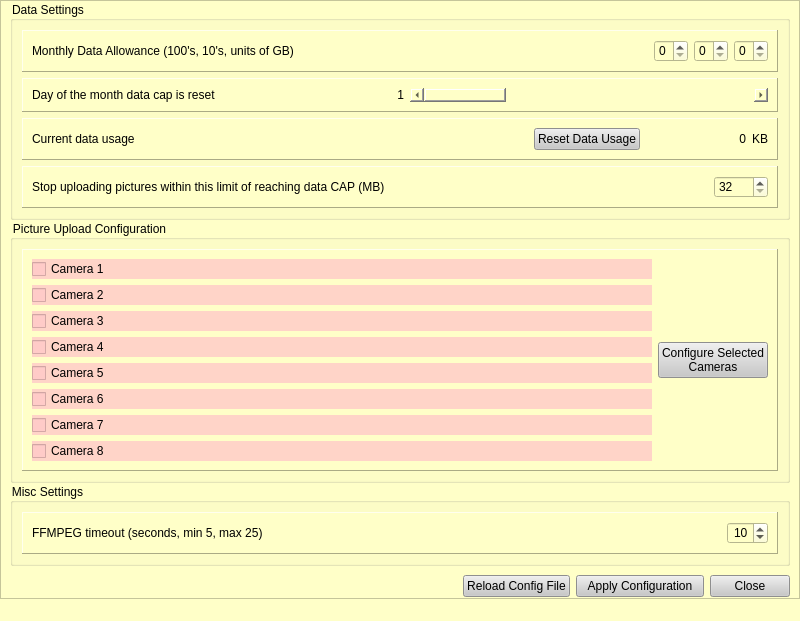
<?xml version="1.0" encoding="UTF-8"?>
<ui version="4.0">
 <class>MainWindow</class>
 <widget class="QMainWindow" name="MainWindow">
  <property name="geometry">
   <rect>
    <x>0</x>
    <y>0</y>
    <width>800</width>
    <height>621</height>
   </rect>
  </property>
  <property name="sizePolicy">
   <sizepolicy hsizetype="Preferred" vsizetype="Minimum">
    <horstretch>0</horstretch>
    <verstretch>0</verstretch>
   </sizepolicy>
  </property>
  <property name="minimumSize">
   <size>
    <width>0</width>
    <height>0</height>
   </size>
  </property>
  <property name="maximumSize">
   <size>
    <width>800</width>
    <height>621</height>
   </size>
  </property>
  <property name="baseSize">
   <size>
    <width>0</width>
    <height>0</height>
   </size>
  </property>
  <property name="windowTitle">
   <string>Watch Out! Configurator</string>
  </property>
  <property name="styleSheet">
   <string notr="true">background-color: rgb(255, 255, 200);</string>
  </property>
  <widget class="QWidget" name="centralwidget">
   <property name="sizePolicy">
    <sizepolicy hsizetype="Preferred" vsizetype="Minimum">
     <horstretch>0</horstretch>
     <verstretch>0</verstretch>
    </sizepolicy>
   </property>
   <property name="minimumSize">
    <size>
     <width>0</width>
     <height>0</height>
    </size>
   </property>
   <property name="maximumSize">
    <size>
     <width>16777215</width>
     <height>16777215</height>
    </size>
   </property>
   <layout class="QVBoxLayout" name="verticalLayout_2">
    <property name="spacing">
     <number>0</number>
    </property>
    <property name="sizeConstraint">
     <enum>QLayout::SetDefaultConstraint</enum>
    </property>
    <property name="leftMargin">
     <number>0</number>
    </property>
    <property name="topMargin">
     <number>0</number>
    </property>
    <property name="rightMargin">
     <number>0</number>
    </property>
    <property name="bottomMargin">
     <number>0</number>
    </property>
    <item>
     <widget class="QFrame" name="frameMain">
      <property name="sizePolicy">
       <sizepolicy hsizetype="Preferred" vsizetype="Minimum">
        <horstretch>0</horstretch>
        <verstretch>0</verstretch>
       </sizepolicy>
      </property>
      <property name="minimumSize">
       <size>
        <width>0</width>
        <height>0</height>
       </size>
      </property>
      <property name="maximumSize">
       <size>
        <width>16777215</width>
        <height>16777215</height>
       </size>
      </property>
      <property name="frameShape">
       <enum>QFrame::StyledPanel</enum>
      </property>
      <property name="frameShadow">
       <enum>QFrame::Raised</enum>
      </property>
      <layout class="QVBoxLayout" name="verticalLayout">
       <property name="spacing">
        <number>0</number>
       </property>
       <property name="sizeConstraint">
        <enum>QLayout::SetDefaultConstraint</enum>
       </property>
       <property name="topMargin">
        <number>0</number>
       </property>
       <property name="bottomMargin">
        <number>0</number>
       </property>
       <item>
        <widget class="QGroupBox" name="groupBox_data_settings">
         <property name="sizePolicy">
          <sizepolicy hsizetype="Preferred" vsizetype="Fixed">
           <horstretch>0</horstretch>
           <verstretch>0</verstretch>
          </sizepolicy>
         </property>
         <property name="styleSheet">
          <string notr="true"/>
         </property>
         <property name="title">
          <string>Data Settings</string>
         </property>
         <layout class="QVBoxLayout" name="verticalLayout_11">
          <item>
           <widget class="QFrame" name="frameMonthlyAllowance">
            <property name="sizePolicy">
             <sizepolicy hsizetype="Preferred" vsizetype="Fixed">
              <horstretch>0</horstretch>
              <verstretch>0</verstretch>
             </sizepolicy>
            </property>
            <property name="frameShape">
             <enum>QFrame::Panel</enum>
            </property>
            <property name="frameShadow">
             <enum>QFrame::Raised</enum>
            </property>
            <layout class="QVBoxLayout" name="verticalLayout_8">
             <item>
              <layout class="QHBoxLayout" name="horizontalLayout_monthly_data_allowance_gb">
               <property name="sizeConstraint">
                <enum>QLayout::SetFixedSize</enum>
               </property>
               <item>
                <widget class="QLabel" name="label_monthly_data_allowance_gb">
                 <property name="sizePolicy">
                  <sizepolicy hsizetype="Preferred" vsizetype="Fixed">
                   <horstretch>0</horstretch>
                   <verstretch>0</verstretch>
                  </sizepolicy>
                 </property>
                 <property name="layoutDirection">
                  <enum>Qt::LeftToRight</enum>
                 </property>
                 <property name="text">
                  <string>Monthly Data Allowance (100's, 10's, units of GB)</string>
                 </property>
                </widget>
               </item>
               <item>
                <widget class="QSpinBox" name="spinBox_data_allowance_gb_x_100">
                 <property name="sizePolicy">
                  <sizepolicy hsizetype="Fixed" vsizetype="Fixed">
                   <horstretch>0</horstretch>
                   <verstretch>0</verstretch>
                  </sizepolicy>
                 </property>
                 <property name="maximum">
                  <number>9</number>
                 </property>
                </widget>
               </item>
               <item>
                <widget class="QSpinBox" name="spinBox_data_allowance_gb_x_10">
                 <property name="sizePolicy">
                  <sizepolicy hsizetype="Fixed" vsizetype="Fixed">
                   <horstretch>0</horstretch>
                   <verstretch>0</verstretch>
                  </sizepolicy>
                 </property>
                 <property name="maximum">
                  <number>9</number>
                 </property>
                </widget>
               </item>
               <item>
                <widget class="QSpinBox" name="spinBox_data_allowance_gb_x_1">
                 <property name="sizePolicy">
                  <sizepolicy hsizetype="Fixed" vsizetype="Fixed">
                   <horstretch>0</horstretch>
                   <verstretch>0</verstretch>
                  </sizepolicy>
                 </property>
                 <property name="maximum">
                  <number>9</number>
                 </property>
                </widget>
               </item>
              </layout>
             </item>
            </layout>
           </widget>
          </item>
          <item>
           <widget class="QFrame" name="frameDataCapResetDayOfMonth">
            <property name="sizePolicy">
             <sizepolicy hsizetype="Preferred" vsizetype="Fixed">
              <horstretch>0</horstretch>
              <verstretch>0</verstretch>
             </sizepolicy>
            </property>
            <property name="frameShape">
             <enum>QFrame::Panel</enum>
            </property>
            <property name="frameShadow">
             <enum>QFrame::Raised</enum>
            </property>
            <layout class="QVBoxLayout" name="verticalLayout_10">
             <item>
              <layout class="QHBoxLayout" name="horizontalLayout_data_cap_reset">
               <item>
                <widget class="QLabel" name="label_day_of_month_data_cap_reset">
                 <property name="frameShape">
                  <enum>QFrame::NoFrame</enum>
                 </property>
                 <property name="text">
                  <string>Day of the month data cap is reset</string>
                 </property>
                </widget>
               </item>
               <item>
                <widget class="QLabel" name="label_day_of_month_data_cap_reset_live_value">
                 <property name="sizePolicy">
                  <sizepolicy hsizetype="Fixed" vsizetype="Preferred">
                   <horstretch>0</horstretch>
                   <verstretch>0</verstretch>
                  </sizepolicy>
                 </property>
                 <property name="text">
                  <string>1</string>
                 </property>
                 <property name="alignment">
                  <set>Qt::AlignRight|Qt::AlignTrailing|Qt::AlignVCenter</set>
                 </property>
                </widget>
               </item>
               <item>
                <widget class="QScrollBar" name="horizontalScrollBar_day_of_month_data_cap_reset">
                 <property name="styleSheet">
                  <string notr="true">border-color: rgb(0, 0, 0);</string>
                 </property>
                 <property name="minimum">
                  <number>1</number>
                 </property>
                 <property name="maximum">
                  <number>31</number>
                 </property>
                 <property name="orientation">
                  <enum>Qt::Horizontal</enum>
                 </property>
                 <property name="invertedAppearance">
                  <bool>false</bool>
                 </property>
                </widget>
               </item>
              </layout>
             </item>
            </layout>
           </widget>
          </item>
          <item>
           <widget class="QFrame" name="frameDataUsage">
            <property name="sizePolicy">
             <sizepolicy hsizetype="Preferred" vsizetype="Fixed">
              <horstretch>0</horstretch>
              <verstretch>0</verstretch>
             </sizepolicy>
            </property>
            <property name="frameShape">
             <enum>QFrame::Panel</enum>
            </property>
            <property name="frameShadow">
             <enum>QFrame::Raised</enum>
            </property>
            <layout class="QVBoxLayout" name="verticalLayout_12">
             <item>
              <layout class="QHBoxLayout" name="horizontalLayoutDataUsage">
               <item>
                <widget class="QLabel" name="label_current_data_usage">
                 <property name="text">
                  <string>Current data usage</string>
                 </property>
                </widget>
               </item>
               <item>
                <widget class="QPushButton" name="pushButton_reset_data_usage">
                 <property name="sizePolicy">
                  <sizepolicy hsizetype="Fixed" vsizetype="Fixed">
                   <horstretch>0</horstretch>
                   <verstretch>0</verstretch>
                  </sizepolicy>
                 </property>
                 <property name="styleSheet">
                  <string notr="true">background-color: rgb(200, 200, 200);</string>
                 </property>
                 <property name="text">
                  <string>Reset Data Usage</string>
                 </property>
                </widget>
               </item>
               <item>
                <widget class="QLabel" name="label_data_usage_value">
                 <property name="sizePolicy">
                  <sizepolicy hsizetype="Fixed" vsizetype="Preferred">
                   <horstretch>0</horstretch>
                   <verstretch>0</verstretch>
                  </sizepolicy>
                 </property>
                 <property name="minimumSize">
                  <size>
                   <width>100</width>
                   <height>0</height>
                  </size>
                 </property>
                 <property name="maximumSize">
                  <size>
                   <width>16777215</width>
                   <height>16777215</height>
                  </size>
                 </property>
                 <property name="text">
                  <string>0</string>
                 </property>
                 <property name="alignment">
                  <set>Qt::AlignRight|Qt::AlignTrailing|Qt::AlignVCenter</set>
                 </property>
                </widget>
               </item>
               <item>
                <widget class="QLabel" name="labelDataUsageKb">
                 <property name="sizePolicy">
                  <sizepolicy hsizetype="Fixed" vsizetype="Preferred">
                   <horstretch>0</horstretch>
                   <verstretch>0</verstretch>
                  </sizepolicy>
                 </property>
                 <property name="text">
                  <string>KB</string>
                 </property>
                </widget>
               </item>
              </layout>
             </item>
            </layout>
           </widget>
          </item>
          <item>
           <widget class="QFrame" name="frameUploadStopMargin">
            <property name="sizePolicy">
             <sizepolicy hsizetype="Preferred" vsizetype="Fixed">
              <horstretch>0</horstretch>
              <verstretch>0</verstretch>
             </sizepolicy>
            </property>
            <property name="frameShape">
             <enum>QFrame::Panel</enum>
            </property>
            <property name="frameShadow">
             <enum>QFrame::Raised</enum>
            </property>
            <layout class="QVBoxLayout" name="verticalLayout_13">
             <item>
              <layout class="QHBoxLayout" name="horizontalLayout_upload_stop_margin">
               <item>
                <widget class="QLabel" name="label_upload_stop_margin_blocks_32MB">
                 <property name="text">
                  <string>Stop uploading pictures within this limit of reaching data CAP (MB)</string>
                 </property>
                </widget>
               </item>
               <item>
                <widget class="QSpinBox" name="spinBox_upload_stop_margin_MB">
                 <property name="sizePolicy">
                  <sizepolicy hsizetype="Fixed" vsizetype="Fixed">
                   <horstretch>0</horstretch>
                   <verstretch>0</verstretch>
                  </sizepolicy>
                 </property>
                 <property name="minimum">
                  <number>32</number>
                 </property>
                 <property name="maximum">
                  <number>1024</number>
                 </property>
                 <property name="singleStep">
                  <number>32</number>
                 </property>
                </widget>
               </item>
              </layout>
             </item>
            </layout>
           </widget>
          </item>
         </layout>
        </widget>
       </item>
       <item>
        <widget class="QGroupBox" name="groupBoxPictureUploadConfiguration">
         <property name="sizePolicy">
          <sizepolicy hsizetype="Preferred" vsizetype="Fixed">
           <horstretch>0</horstretch>
           <verstretch>0</verstretch>
          </sizepolicy>
         </property>
         <property name="title">
          <string>Picture Upload Configuration</string>
         </property>
         <layout class="QVBoxLayout" name="verticalLayout_5">
          <item>
           <widget class="QFrame" name="framePictureUploadConfiguration">
            <property name="sizePolicy">
             <sizepolicy hsizetype="Preferred" vsizetype="Fixed">
              <horstretch>0</horstretch>
              <verstretch>0</verstretch>
             </sizepolicy>
            </property>
            <property name="frameShape">
             <enum>QFrame::Panel</enum>
            </property>
            <property name="frameShadow">
             <enum>QFrame::Raised</enum>
            </property>
            <layout class="QVBoxLayout" name="verticalLayout_3">
             <item>
              <layout class="QHBoxLayout" name="horizontalLayoutCameraConfiguration">
               <item>
                <layout class="QVBoxLayout" name="verticalLayoutCameraConfiguration">
                 <item>
                  <layout class="QHBoxLayout" name="horizontalLayoutCam1">
                   <item>
                    <widget class="QCheckBox" name="checkBoxCam1">
                     <property name="sizePolicy">
                      <sizepolicy hsizetype="Preferred" vsizetype="Fixed">
                       <horstretch>0</horstretch>
                       <verstretch>0</verstretch>
                      </sizepolicy>
                     </property>
                     <property name="styleSheet">
                      <string notr="true">background-color: rgba(255, 200, 200, 200);</string>
                     </property>
                     <property name="text">
                      <string>Camera 1</string>
                     </property>
                    </widget>
                   </item>
                  </layout>
                 </item>
                 <item>
                  <layout class="QHBoxLayout" name="horizontalLayoutCam2">
                   <item>
                    <widget class="QCheckBox" name="checkBoxCam2">
                     <property name="sizePolicy">
                      <sizepolicy hsizetype="Preferred" vsizetype="Fixed">
                       <horstretch>0</horstretch>
                       <verstretch>0</verstretch>
                      </sizepolicy>
                     </property>
                     <property name="styleSheet">
                      <string notr="true">background-color: rgba(255, 200, 200, 200);</string>
                     </property>
                     <property name="text">
                      <string>Camera 2</string>
                     </property>
                    </widget>
                   </item>
                  </layout>
                 </item>
                 <item>
                  <layout class="QHBoxLayout" name="horizontalLayoutCam3">
                   <item>
                    <widget class="QCheckBox" name="checkBoxCam3">
                     <property name="sizePolicy">
                      <sizepolicy hsizetype="Preferred" vsizetype="Fixed">
                       <horstretch>0</horstretch>
                       <verstretch>0</verstretch>
                      </sizepolicy>
                     </property>
                     <property name="styleSheet">
                      <string notr="true">background-color: rgba(255, 200, 200, 200);</string>
                     </property>
                     <property name="text">
                      <string>Camera 3</string>
                     </property>
                    </widget>
                   </item>
                  </layout>
                 </item>
                 <item>
                  <layout class="QHBoxLayout" name="horizontalLayoutCam4">
                   <item>
                    <widget class="QCheckBox" name="checkBoxCam4">
                     <property name="sizePolicy">
                      <sizepolicy hsizetype="Preferred" vsizetype="Fixed">
                       <horstretch>0</horstretch>
                       <verstretch>0</verstretch>
                      </sizepolicy>
                     </property>
                     <property name="styleSheet">
                      <string notr="true">background-color: rgba(255, 200, 200, 200);</string>
                     </property>
                     <property name="text">
                      <string>Camera 4</string>
                     </property>
                    </widget>
                   </item>
                  </layout>
                 </item>
                 <item>
                  <layout class="QHBoxLayout" name="horizontalLayoutCam5">
                   <item>
                    <widget class="QCheckBox" name="checkBoxCam5">
                     <property name="sizePolicy">
                      <sizepolicy hsizetype="Preferred" vsizetype="Fixed">
                       <horstretch>0</horstretch>
                       <verstretch>0</verstretch>
                      </sizepolicy>
                     </property>
                     <property name="styleSheet">
                      <string notr="true">background-color: rgba(255, 200, 200, 200);</string>
                     </property>
                     <property name="text">
                      <string>Camera 5</string>
                     </property>
                    </widget>
                   </item>
                  </layout>
                 </item>
                 <item>
                  <layout class="QHBoxLayout" name="horizontalLayoutCam6">
                   <item>
                    <widget class="QCheckBox" name="checkBoxCam6">
                     <property name="sizePolicy">
                      <sizepolicy hsizetype="Preferred" vsizetype="Fixed">
                       <horstretch>0</horstretch>
                       <verstretch>0</verstretch>
                      </sizepolicy>
                     </property>
                     <property name="styleSheet">
                      <string notr="true">background-color: rgba(255, 200, 200, 200);</string>
                     </property>
                     <property name="text">
                      <string>Camera 6</string>
                     </property>
                    </widget>
                   </item>
                  </layout>
                 </item>
                 <item>
                  <layout class="QHBoxLayout" name="horizontalLayoutCam7">
                   <item>
                    <widget class="QCheckBox" name="checkBoxCam7">
                     <property name="sizePolicy">
                      <sizepolicy hsizetype="Preferred" vsizetype="Fixed">
                       <horstretch>0</horstretch>
                       <verstretch>0</verstretch>
                      </sizepolicy>
                     </property>
                     <property name="styleSheet">
                      <string notr="true">background-color: rgba(255, 200, 200, 200);</string>
                     </property>
                     <property name="text">
                      <string>Camera 7</string>
                     </property>
                    </widget>
                   </item>
                  </layout>
                 </item>
                 <item>
                  <layout class="QHBoxLayout" name="horizontalLayoutCam8">
                   <item>
                    <widget class="QCheckBox" name="checkBoxCam8">
                     <property name="sizePolicy">
                      <sizepolicy hsizetype="Preferred" vsizetype="Fixed">
                       <horstretch>0</horstretch>
                       <verstretch>0</verstretch>
                      </sizepolicy>
                     </property>
                     <property name="styleSheet">
                      <string notr="true">background-color: rgba(255, 200, 200, 200);</string>
                     </property>
                     <property name="text">
                      <string>Camera 8</string>
                     </property>
                    </widget>
                   </item>
                  </layout>
                 </item>
                </layout>
               </item>
               <item>
                <widget class="QPushButton" name="pushButtonConfigureCameras">
                 <property name="sizePolicy">
                  <sizepolicy hsizetype="Fixed" vsizetype="Fixed">
                   <horstretch>0</horstretch>
                   <verstretch>0</verstretch>
                  </sizepolicy>
                 </property>
                 <property name="styleSheet">
                  <string notr="true">background-color: rgb(200, 200, 200);</string>
                 </property>
                 <property name="text">
                  <string>Configure Selected
Cameras</string>
                 </property>
                </widget>
               </item>
              </layout>
             </item>
            </layout>
           </widget>
          </item>
         </layout>
        </widget>
       </item>
       <item>
        <widget class="QGroupBox" name="groupBox_misc">
         <property name="sizePolicy">
          <sizepolicy hsizetype="Preferred" vsizetype="Fixed">
           <horstretch>0</horstretch>
           <verstretch>0</verstretch>
          </sizepolicy>
         </property>
         <property name="title">
          <string>Misc Settings</string>
         </property>
         <layout class="QVBoxLayout" name="verticalLayout_6">
          <item>
           <widget class="QFrame" name="frameMisc">
            <property name="sizePolicy">
             <sizepolicy hsizetype="Preferred" vsizetype="Fixed">
              <horstretch>0</horstretch>
              <verstretch>0</verstretch>
             </sizepolicy>
            </property>
            <property name="frameShape">
             <enum>QFrame::Panel</enum>
            </property>
            <property name="frameShadow">
             <enum>QFrame::Raised</enum>
            </property>
            <layout class="QVBoxLayout" name="verticalLayout_7">
             <item>
              <layout class="QHBoxLayout" name="horizontalLayout_ffmpeg_timeout">
               <property name="sizeConstraint">
                <enum>QLayout::SetFixedSize</enum>
               </property>
               <item>
                <widget class="QLabel" name="label_ffmpeg_timeout">
                 <property name="sizePolicy">
                  <sizepolicy hsizetype="Preferred" vsizetype="Fixed">
                   <horstretch>0</horstretch>
                   <verstretch>0</verstretch>
                  </sizepolicy>
                 </property>
                 <property name="text">
                  <string>FFMPEG timeout (seconds, min 5, max 25)</string>
                 </property>
                </widget>
               </item>
               <item>
                <widget class="QSpinBox" name="spinBox_ffmpeg_timeout_s">
                 <property name="sizePolicy">
                  <sizepolicy hsizetype="Fixed" vsizetype="Fixed">
                   <horstretch>0</horstretch>
                   <verstretch>0</verstretch>
                  </sizepolicy>
                 </property>
                 <property name="alignment">
                  <set>Qt::AlignRight|Qt::AlignTrailing|Qt::AlignVCenter</set>
                 </property>
                 <property name="minimum">
                  <number>5</number>
                 </property>
                 <property name="maximum">
                  <number>25</number>
                 </property>
                 <property name="value">
                  <number>10</number>
                 </property>
                </widget>
               </item>
              </layout>
             </item>
            </layout>
           </widget>
          </item>
         </layout>
        </widget>
       </item>
       <item>
        <layout class="QHBoxLayout" name="horizontalLayout_ok_cancel">
         <property name="spacing">
          <number>6</number>
         </property>
         <property name="leftMargin">
          <number>0</number>
         </property>
         <property name="topMargin">
          <number>9</number>
         </property>
         <item>
          <spacer name="horizontalSpacer_ok_cancel">
           <property name="orientation">
            <enum>Qt::Horizontal</enum>
           </property>
           <property name="sizeHint" stdset="0">
            <size>
             <width>40</width>
             <height>20</height>
            </size>
           </property>
          </spacer>
         </item>
         <item>
          <widget class="QPushButton" name="pushButton_reload_config_file">
           <property name="sizePolicy">
            <sizepolicy hsizetype="Fixed" vsizetype="Fixed">
             <horstretch>0</horstretch>
             <verstretch>0</verstretch>
            </sizepolicy>
           </property>
           <property name="styleSheet">
            <string notr="true">background-color: rgb(200, 200, 200);</string>
           </property>
           <property name="text">
            <string>Reload Config File</string>
           </property>
          </widget>
         </item>
         <item>
          <widget class="QPushButton" name="pushButtonApply">
           <property name="sizePolicy">
            <sizepolicy hsizetype="Fixed" vsizetype="Fixed">
             <horstretch>0</horstretch>
             <verstretch>0</verstretch>
            </sizepolicy>
           </property>
           <property name="minimumSize">
            <size>
             <width>128</width>
             <height>16</height>
            </size>
           </property>
           <property name="styleSheet">
            <string notr="true">background-color: rgb(200, 200, 200);</string>
           </property>
           <property name="text">
            <string>Apply Configuration</string>
           </property>
           <property name="flat">
            <bool>false</bool>
           </property>
          </widget>
         </item>
         <item>
          <widget class="QPushButton" name="pushButtonClose">
           <property name="sizePolicy">
            <sizepolicy hsizetype="Fixed" vsizetype="Fixed">
             <horstretch>0</horstretch>
             <verstretch>0</verstretch>
            </sizepolicy>
           </property>
           <property name="styleSheet">
            <string notr="true">background-color: rgb(200, 200, 200);</string>
           </property>
           <property name="text">
            <string>Close</string>
           </property>
          </widget>
         </item>
        </layout>
       </item>
      </layout>
     </widget>
    </item>
   </layout>
  </widget>
  <widget class="QMenuBar" name="menubar">
   <property name="geometry">
    <rect>
     <x>0</x>
     <y>0</y>
     <width>800</width>
     <height>21</height>
    </rect>
   </property>
  </widget>
  <widget class="QStatusBar" name="statusbar"/>
 </widget>
 <resources/>
 <connections/>
</ui>
